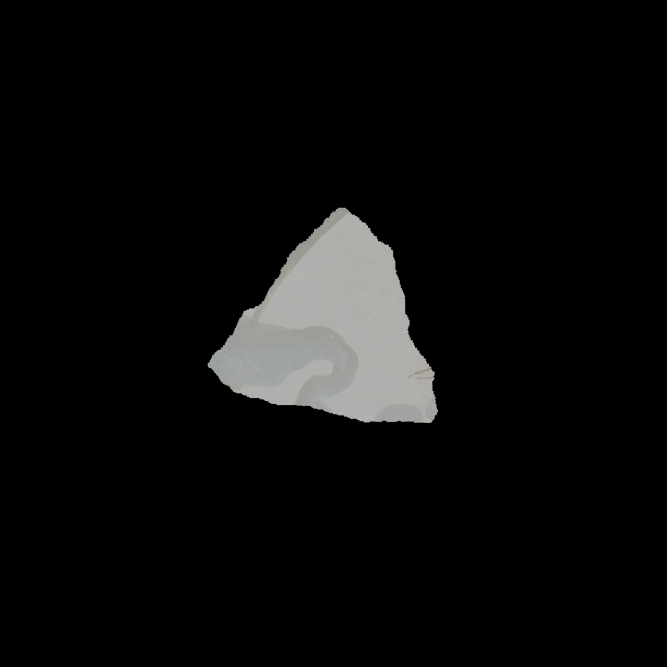
#> input picture Dataset/images/Decor1_RPf_00284_group_36.png, 2000 x 2000 px, found by its file name (shown at 1/3 size); its folder holds 4 pictures in this run
$ jupyter execute --allow-errors Unet_prep.ipynb   (shell and % lines are left out)   (older library calls are emulated)
#> lines starting #> are read from the running program, lines starting #| are printed output that depends on the picture; after the words box and inside, x2 and y2 are one past the last pixel; in counts of white or black regions, pixels touching at a corner belong together; pictures that were not available may be replaced by others from this repository, and a replacement may not be noted
#Install Segments-ai Package and Download the datasets

[cell 1]
from segments import SegmentsClient, SegmentsDataset
from segments.utils import export_dataset

# Initialize a SegmentsDataset from the release file
#> (the rest of this cell did not finish here and is left out)

#> (a cell that did not finish here is left out)

#> (a cell that did not finish here is left out)

#Check if the pixel values correctly correspond to category ids

[cell 4]
import os
import numpy as np
from PIL import Image

[cell 5]
def collect_unique_pixel_values(folder_path):
    unique_values_set = set()
    all_files = os.listdir(folder_path)
    ground_truth_files = [file for file in all_files if file.endswith("ground-truth_semantic.png")]

    for file in ground_truth_files:
        file_path = os.path.join(folder_path, file)
        img = Image.open(file_path)
        bitmap_array = np.array(img)

        unique_values = np.unique(bitmap_array)
        unique_values_set.update(unique_values)

    unique_values_array = np.array(list(unique_values_set)).reshape(1, -1)
    return unique_values_array

[cell 6]
folder_path = '/home/sinem/PycharmProjects/fragment-restoration/Dataset/segments/sinemaslan_repair_fragments_patterns-clone/v1/'
unique_pixel_values = collect_unique_pixel_values(folder_path)
print("Unique pixel values across all images:", unique_pixel_values)

[cell 7]
folder_path = '/home/sinem/PycharmProjects/fragment-restoration/Dataset/segments/lucap_repair_fragments_patterns/v1/'
unique_pixel_values = collect_unique_pixel_values(folder_path)
print("Unique pixel values across all images:", unique_pixel_values)

[cell 8]
folder_path = '/home/sinem/PycharmProjects/fragment-restoration/Dataset/segments/UNIVE_decor2/v1/'
unique_pixel_values = collect_unique_pixel_values(folder_path)
print("Unique pixel values across all images:", unique_pixel_values)

#Change and Adjust the pixel values to avoid overlaps

Merge the pixel values of 6 and 4 into one category in decor 1

[cell 9]
folder_path = '/home/sinem/PycharmProjects/fragment-restoration/Dataset/segments/sinemaslan_repair_fragments_patterns-clone/v1/'

all_files = os.listdir(folder_path)
semantic_files = [file for file in all_files if file.endswith("ground-truth_semantic.png")]

for file in semantic_files:
    file_path = os.path.join(folder_path, file)
    img = Image.open(file_path)
    bitmap_array = np.array(img)

    bitmap_array[bitmap_array == 6] = 4

    modified_img = Image.fromarray(bitmap_array)
    modified_img.save(file_path)

check the values

[cell 10]
folder_path = '/home/sinem/PycharmProjects/fragment-restoration/Dataset/segments/sinemaslan_repair_fragments_patterns-clone/v1/'
unique_pixel_values = collect_unique_pixel_values(folder_path)
print("Unique pixel values across all images:", unique_pixel_values)

Merge the pixel values of 6 and 4 into one category in decor 1

[cell 11]
folder_path = '/home/sinem/PycharmProjects/fragment-restoration/Dataset/segments/lucap_repair_fragments_patterns/v1/'

all_files = os.listdir(folder_path)
semantic_files = [file for file in all_files if file.endswith("ground-truth_semantic.png")]

for file in semantic_files:
    file_path = os.path.join(folder_path, file)
    img = Image.open(file_path)
    bitmap_array = np.array(img)

    bitmap_array[bitmap_array == 6] = 4

    modified_img = Image.fromarray(bitmap_array)
    modified_img.save(file_path)

Check the values

[cell 12]
folder_path = '/home/sinem/PycharmProjects/fragment-restoration/Dataset/segments/lucap_repair_fragments_patterns/v1/'
unique_pixel_values = collect_unique_pixel_values(folder_path)
print("Unique pixel values across all images:", unique_pixel_values)

Change the pixel values in decor 2 to have consistent category ids with decor 1

**Decor 1 categories:**

1 red_spiral_pattern

3 flower_blue

4 thin_straight_red_lins

5 animal_blue_bird

6 animal_red_griffon (merged with category 4)

7 curved_green_line

8 red_dot

9 horse

10 flower_red

11 animal_yellow_bird

12 thick_straight_red_line

**Decor 2 categories:**

1	thin_straight_red_line (merge with category 4 in decor 1)

2	yd_big_flower (change to category 13)

3	yd_small_flower (change to category 14)

4	thick_straight_red_line (merge with category 12 in decor 1)

[cell 13]
folder_path = '/home/sinem/PycharmProjects/fragment-restoration/Dataset/segments/UNIVE_decor2/v1/'


all_files = os.listdir(folder_path)
semantic_files = [file for file in all_files if file.endswith("ground-truth_semantic.png")]

for file in semantic_files:
    file_path = os.path.join(folder_path, file)
    img = Image.open(file_path)
    bitmap_array = np.array(img)

    temp_array = np.copy(bitmap_array)

    temp_array[bitmap_array == 1] = 4
    temp_array[bitmap_array == 4] = 12
    temp_array[bitmap_array == 2] = 13
    temp_array[bitmap_array == 3] = 14

    modified_img = Image.fromarray(temp_array)
    modified_img.save(file_path)

[cell 14]
folder_path = '/home/sinem/PycharmProjects/fragment-restoration/Dataset/segments/UNIVE_decor2/v1/'
unique_pixel_values = collect_unique_pixel_values(folder_path)
print("Unique pixel values across all images:", unique_pixel_values)

#Merge All the images across 3 folders into ONE dataset with segmentation bitmap

[cell 15]
import shutil

folder_paths = ['/home/sinem/PycharmProjects/fragment-restoration/Dataset/segments/UNIVE_decor2/v1/',
                '/home/sinem/PycharmProjects/fragment-restoration/Dataset/segments/lucap_repair_fragments_patterns/v1/',
                '/home/sinem/PycharmProjects/fragment-restoration/Dataset/segments/sinemaslan_repair_fragments_patterns-clone/v1/']

images_output_path = '/home/sinem/PycharmProjects/fragment-restoration/Dataset/images'
masks_output_path = '/home/sinem/PycharmProjects/fragment-restoration/Dataset/masks'

os.makedirs(images_output_path, exist_ok=True)
os.makedirs(masks_output_path, exist_ok=True)

for folder_path in folder_paths:
    all_files = os.listdir(folder_path)

    image_files = [file for file in all_files if not (file.endswith("ground-truth_semantic.png") or file.endswith("ground-truth.png"))]
    mask_files = [file for file in all_files if file.endswith("ground-truth_semantic.png")]
    prefix = "Decor1_" if "lucap_repair_fragments_patterns" in folder_path or "sinemaslan_repair_fragments_patterns-clone" in folder_path else "Decor2_"

    for file in image_files:
        src_path = os.path.join(folder_path, file)
        dst_path = os.path.join(images_output_path, prefix + file)
        shutil.copy(src_path, dst_path)

    for file in mask_files:
        src_path = os.path.join(folder_path, file)
        dst_path = os.path.join(masks_output_path, prefix + file)
        shutil.copy(src_path, dst_path)

Turn 4-channel images with transparent background into 3-channel images with black background

[cell 16]
images_folder = '/home/sinem/PycharmProjects/fragment-restoration/Dataset/images/'

image_files = os.listdir(images_folder)

for file in image_files:
    file_path = os.path.join(images_folder, file)
    img = Image.open(file_path)
#> img is the input picture: PIL image 2000x2000 RGB; mean R, G, B 11.4, 11.4, 11.2

    if img.mode == 'RGBA':
        background = Image.new('RGB', img.size, (0, 0, 0))
        background.paste(img, mask=img.split()[3])

        background.save(file_path, 'PNG')

Check if all the images are 3 channel images

[cell 17]
def check_images_are_rgb(folder_path):
    image_files = os.listdir(folder_path)

    for file in image_files:
        file_path = os.path.join(folder_path, file)
        img = Image.open(file_path)

        if img.mode != 'RGB':
            print(f"{file} is not a 3-channel RGB image.")
            return False

    print("All images are 3-channel RGB images.")
    return True

images_folder = '/home/sinem/PycharmProjects/fragment-restoration/Dataset/images/'
result = check_images_are_rgb(images_folder)
#> result = True

Download the dataset

[cell 18]
import zipfile

# folder path to download
folder_path = '/content/dataset'

zip_file_name = 'dataset.zip'
zip_file = zipfile.ZipFile(zip_file_name, 'w', zipfile.ZIP_DEFLATED)

for root, dirs, files in os.walk(folder_path):
    for file in files:
        zip_file.write(os.path.join(root, file))

zip_file.close()

# Download the zip file
from google.colab import files
files.download(zip_file_name)

Statistics of the final dataset

Categories:

0 Background

1 red_spiral_pattern

3 flower_blue

4 thin_straight_red_lins

5 animal_blue_bird

7 curved_green_line

8 red_dot

9 horse

10 flower_red

11 animal_yellow_bird

12 thick_straight_red_line

13 yd_big_flower

14 yd_small_flower

[cell 19]
images_folder = '/home/sinem/PycharmProjects/fragment-restoration/Dataset/images/'
masks_folder = '/home/sinem/PycharmProjects/fragment-restoration/Dataset/masks/'

image_files = os.listdir(images_folder)
mask_files = os.listdir(masks_folder)

# Count the number of images and masks
num_images = len(image_files)
num_masks = len(mask_files)

print(f"Number of images: {num_images}")
print(f"Number of masks: {num_masks}")

# Count the number of images from "Decor1_" and "Decor2_"
decor1_images = len([file for file in image_files if file.startswith("Decor1_")])
decor2_images = len([file for file in image_files if file.startswith("Decor2_")])

print(f"Number of images from 'Decor1': {decor1_images}")
print(f"Number of images from 'Decor2': {decor2_images}")

# Initialize a dictionary to store the count of pixel values
pixel_value_counts = {}

# Count the number of images containing each pixel value
for file in mask_files:
    file_path = os.path.join(masks_folder, file)
    img = Image.open(file_path)
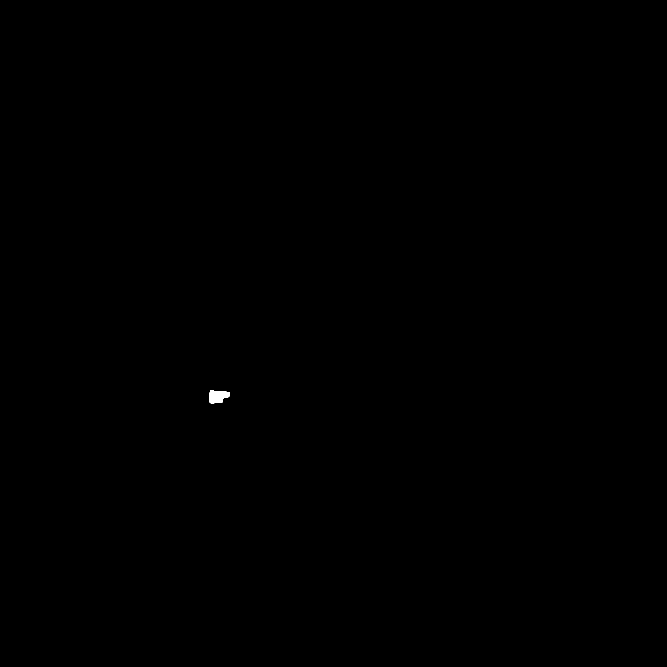
#> input picture Dataset/masks/Decor1_RPf_00394_group_48_label_ground-truth_semantic.png, 2000 x 2000 px, found by its file name (shown at 1/3 size)
#> img is the input picture: PIL image 2000x2000 L; values 0 (black) and 5 (white), 0.04% white; 1 white region, box (x1, y1, x2, y2) and area: (627, 1172, 690, 1210) 1773
    bitmap_array = np.array(img)

    unique_values = np.unique(bitmap_array)
#> unique_values = [0, 5]

    # Update the pixel_value_counts dictionary
    for value in unique_values:
        if value not in pixel_value_counts:
            pixel_value_counts[value] = 1
        else:
            pixel_value_counts[value] += 1
#> this loop made 2 passes
#> value on pass 2: 5
#> after the loop, pixel_value_counts = {0: 1, 5: 1}

print("Number of images containing each pixel value:")
for value, count in pixel_value_counts.items():
    print(f"Pixel value {value}: {count} images")
#> this loop made 2 passes
#> (value, count) on passes 1 to 2: (0, 1), (5, 1)
#| Pixel value 0: 1 images
#| Pixel value 5: 1 images

Visualization of statistics

[cell 20]
import matplotlib.pyplot as plt
import seaborn as sns

# Pie chart for number of images starting with "Decor1" and "Decor2"
labels = ['Decor1', 'Decor2']
sizes = [decor1_images, decor2_images]

fig1, ax1 = plt.subplots()
wedges, texts, autotexts = ax1.pie(sizes, labels=labels, autopct=lambda p: '{:.1f}%\n({:.0f})'.format(p, (p/100)*sum(sizes)), startangle=90)
ax1.axis('equal')  # Equal aspect ratio ensures that pie is drawn as a circle.
plt.title('Images from "Decor1" and "Decor2"')
plt.setp(autotexts, size=8, weight='bold')
plt.savefig('images_decor1_decor2_pie_chart.png')
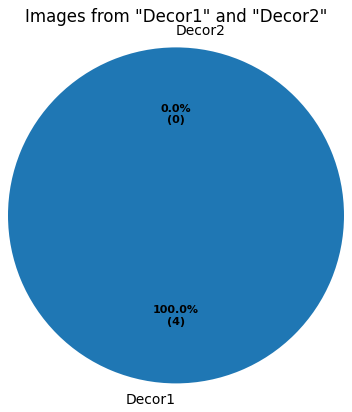
#> figure drawn by matplotlib, 1 panel
plt.show()

# Bar plot for number of images containing each pixel value
pixel_values = list(pixel_value_counts.keys())
#> pixel_values = [0, 5]
counts = list(pixel_value_counts.values())
#> counts = [1, 1]

fig2, ax2 = plt.subplots()
colors = sns.color_palette("husl", len(pixel_values))
#> colors = [(0.968, 0.441, 0.536), (0.21, 0.677, 0.643)]
ax2.bar(pixel_values, counts, color=colors)
plt.title('Distribution of image count over different pixel classes')
plt.xlabel('Pixel Labels')
plt.ylabel('Image count per class')
plt.xticks(pixel_values)

# Add the legend
'''legend_labels = {
    1: "red_spiral_pattern",
    3: "flower_blue",
    4: "thin_straight_red_lins",
    5: "animal_blue_bird",
    7: "curved_green_line",
    8: "red_dot",
    9: "horse",
    10: "flower_red",
    11: "animal_yellow_bird",
    12: "thick_straight_red_line",
    13: "yd_big_flower",
    14: "yd_small_flower"
}'''

# Add the legend
legend_labels = {
    1: "red spiral",
    3: "blue flower",
    4: "thin red stripe",
    5: "blue bird",
    7: "curved green stripe",
    8: "red circle",
    9: "horse",
    10: "red flower",
    11: "yellow bird",
    12: "thick red stripe",
    13: "thick floral stripe",
    14: "thin floral stripe"
}

# Create custom handles for the legend, skipping pixel value 0
handles = [
    plt.Rectangle((0, 0), 1, 1, color=colors[np.where(np.array(pixel_values) == pv)[0][0]], label=legend_labels[pv])
    for pv in pixel_values if pv in legend_labels
]
#> handles = 1 item
ax2.legend(handles=handles, title='Pixel Value Legend', loc='best')

plt.savefig('images_pixel_values_bar_plot_with_colored_legend.png')
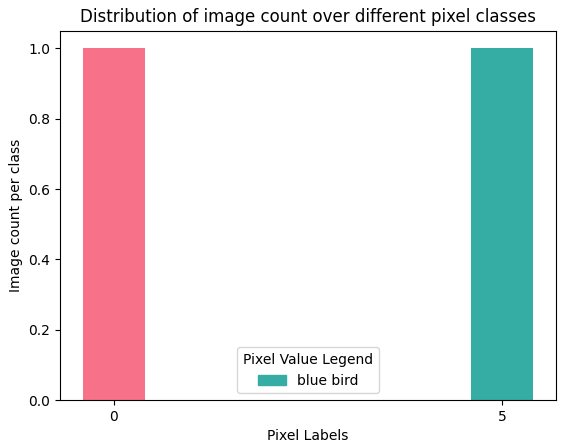
#> figure drawn by matplotlib, 1 panel
plt.show()

[cell 21]
import matplotlib.pyplot as plt
import seaborn as sns

# Pie chart for number of images starting with "Decor1" and "Decor2"
labels = ['Decor1', 'Decor2']
sizes = [decor1_images, decor2_images]

fig1, ax1 = plt.subplots()
wedges, texts, autotexts = ax1.pie(sizes, labels=labels, autopct=lambda p: '{:.1f}%\n({:.0f})'.format(p, (p/100)*sum(sizes)), startangle=90)
ax1.axis('equal')  # Equal aspect ratio ensures that pie is drawn as a circle.
plt.title('Images from "Decor1" and "Decor2"')
plt.setp(autotexts, size=8, weight='bold')
plt.savefig('images_decor1_decor2_pie_chart.png')
plt.show()

# Bar plot for number of images containing each pixel value
pixel_values = list(pixel_value_counts.keys())
counts = list(pixel_value_counts.values())

fig2, ax2 = plt.subplots()
colors = sns.color_palette("husl", len(pixel_values))
ax2.bar(pixel_values, counts, color=colors)
plt.title('Distribution of image count over the different pixel classes')
plt.ylabel('Image count per class')
plt.xlabel('Pixel Class Labels')
plt.xticks(pixel_values)

# Add the legend
legend_labels = {
    1: "(1) red_spiral_pattern",
    2: "(2) flower_blue",
    3: "(3) thin_straight_red_lins",
    4: "(4) animal_blue_bird",
    5: "(5) curved_green_line",
    6: "(6) red_dot",
    7: "(7) horse",
    8: "(8) flower_red",
    9: "(9) animal_yellow_bird",
    10: "(10) thick_straight_red_line",
    11: "(11) yd_big_flower",
    12: "(12) yd_small_flower"
}

# Create custom handles for the legend, skipping pixel value 0
handles = [
    plt.Rectangle((0, 0), 1, 1, color=colors[np.where(np.array(pixel_values) == pv)[0][0]], label=legend_labels[pv])
    for pv in pixel_values if pv in legend_labels
]
ax2.legend(handles=handles, title='Motif categories', loc='best')

plt.savefig('images_pixel_values_bar_plot_with_colored_legend.png')
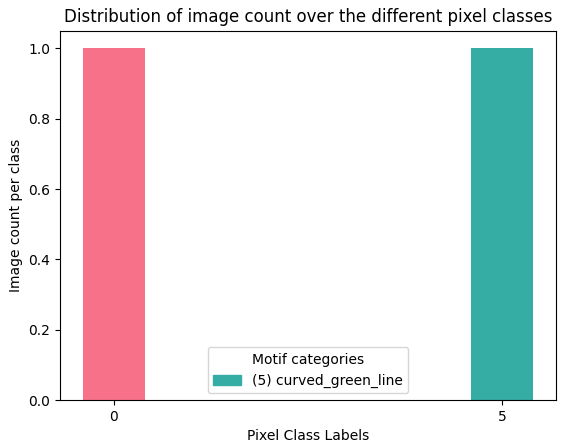
#> figure drawn by matplotlib, 1 panel
plt.show()

**First proposed Strategy to preprocess images and solve data imbalance problem**

Implementation of the proposed strategy to solve data imbalance:

1. Obtain the foreground masks for each image.
2. Crop each image and mask based on the square covering the fragment region.
3. Resize the cropped images and masks to a standard size, e.g., 256x256 or 512x512 pixels.
4. Assign a new class label to the white-ish color fragment surface, i.e., the remaining parts from motifs.

[cell 22]
import os
import cv2
import numpy as np
from PIL import Image
import matplotlib.pyplot as plt

[cell 23]
# [39 lines left out: functions create_foreground_mask, create_combined_mask, crop_image, resize_image_and_mask, not called in this run]

def find_image_file(mask_file, image_files):
    for image_file in image_files:
        if mask_file.split('_label')[0] in image_file:
            return image_file
    return None

images_folder = '/content/dataset/images/'
masks_folder = '/content/dataset/masks/'

image_files = os.listdir(images_folder)
mask_files = os.listdir(masks_folder)

# Create a new folder for combined masks
combined_masks_folder = '/content/dataset/combined_masks/'
os.makedirs(combined_masks_folder, exist_ok=True)

# Generate and save combined masks
#> (the rest of this cell did not finish here and is left out)

Check if it is implemented correctly

[cell 24]
combined_masks_folder = '/content/dataset/combined_masks/'

# [11 lines left out: function display_images, not called in this run]

# images to visualize
num_images_to_display = 5

#> (the rest of this cell did not finish here and is left out)


    if image_file is None:
        print(f"Could not find corresponding image file for mask: {mask_file}")
        continue

    img_path = os.path.join(images_folder, image_file)
    mask_path = os.path.join(masks_folder, mask_file)
    combined_mask_path = os.path.join(combined_masks_folder, mask_file)

    img = np.array(Image.open(img_path))
    mask = np.array(Image.open(mask_path))
    combined_mask = np.array(Image.open(combined_mask_path))

    foreground_mask = create_foreground_mask(img)
    cropped_img, cropped_mask = crop_image(img, combined_mask, image_file)
    resized_img, resized_mask = resize_image_and_mask(cropped_img, cropped_mask, (256, 256))

    image_list = [img, mask, foreground_mask, combined_mask, cropped_img, cropped_mask, resized_img, resized_mask]
    title_list = ['Image', 'Mask', 'Foreground Mask', 'Combined Mask',
                  'Cropped Image', 'Cropped Mask', 'Resized Image', 'Resized Mask']

    display_images(image_list, title_list, 2, 4)

Checking unique pixel values of random combined masks

[cell 25]
# [36 lines left out: function display_random_image, not called in this run]

#> (the rest of this cell did not finish here and is left out)

[cell 26]
mask_filename = 'Decor1_RPf_00394_group_48_label_ground-truth_semantic.png'
mask_path = os.path.join(masks_folder, mask_filename)

mask = np.array(Image.open(mask_path))
unique_pixel_values = np.unique(mask)
#> unique_pixel_values = [0, 5]

print(f"Unique pixel values for '{mask_filename}': {unique_pixel_values}")
#| Unique pixel values for 'Decor1_RPf_00394_group_48_label_ground-truth_semantic.png': [0 5]
